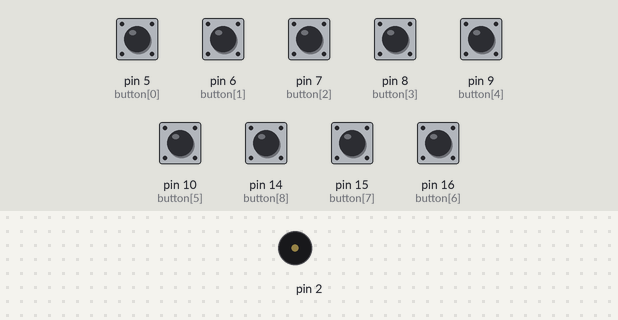
A sketch run on a simulated Arduino Leonardo, built with avr-gcc and run on an emulated ATmega32U4. Parts: buzzer (waves = sounding). The test bench sets the inputs (shaded band); at power-on: pin 5 (button[0]), pin 6 (button[1]), pin 7 (button[2]), pin 8 (button[3]), pin 9 (button[4]), pin 10 (button[5]), pin 14 (button[8]), pin 15 (button[7]), pin 16 (button[6]) HIGH.

Above: at 1.2 s.
1.3 s: pin 5 (button[0]) pulled LOW for 1 s
At 1.82 s:
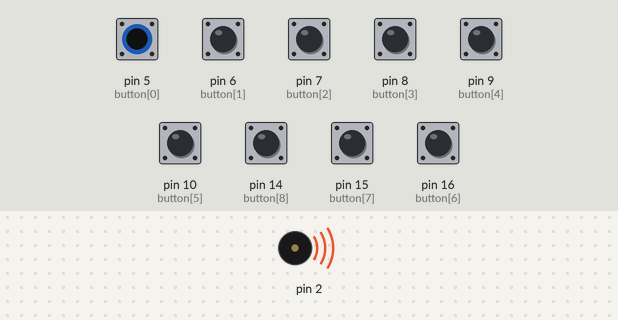
Timing chart, 0 to 4.3 s (numbered marks = the images above; inputs shaded):
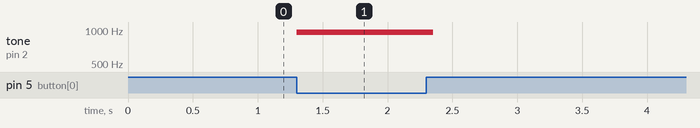

Measured:
- after the input at 1.3 s, tone on pin 2: silent → 956 Hz at once, → silent 1.1 s later

The sketch:

macro.ino
```cpp
#include "Keyboard.h"

int button[]={5,6,7,8,9,10,16,15,14};
int note[]={956,1014,1136,1275,1432,1519,1700,1915};
void setup() {
  for(int i=0;i<9;i++){
  pinMode(button[i], INPUT_PULLUP);
  };
 // Keyboard.begin();
}

void loop() {
  int flag=0;
  for(int i=0;i<9;i++){
  if (digitalRead(button[i]) == 0) {
    Keyboard.press(49 + i);
    tone(2,note[i]);
    delay(150);
    noTone(2);

    Keyboard.releaseAll();
  }

  }


}
```
